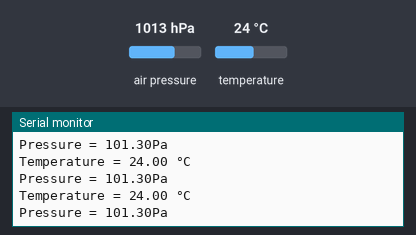
Bench run of a sketch on a simulated Arduino Nano 33 BLE. Parts: the last lines printed to the serial monitor. The test bench sets the inputs (shaded band); at power-on: air pressure 1013 hPa, temperature 24 °C.

Above: at 1.2 s.
1.3 s: air pressure set to 952 hPa
At 2.2 s:
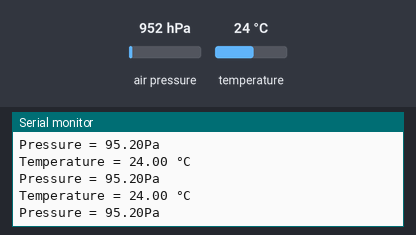
2.8 s: temperature set to 12 °C
At 3.6 s:
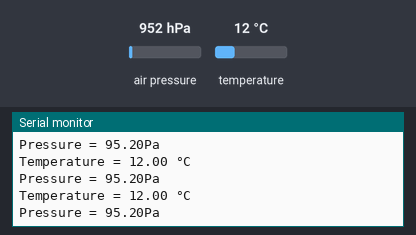
4.3 s: air pressure set to 975 hPa
At 5.0 s:
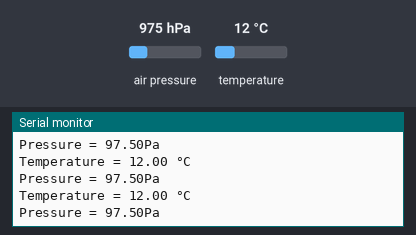
Timing chart, 0 to 6.9 s (numbered marks = the images above; inputs shaded):
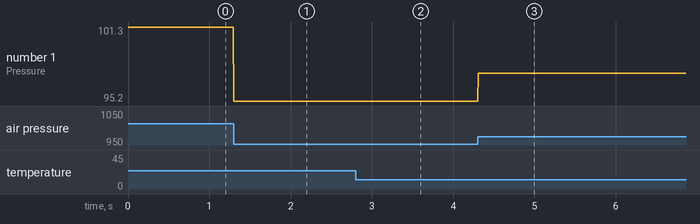

Measured:
- after the input at 1.3 s, the serial monitor: prints a new line at once (image 1)
- after the input at 2.8 s, the serial monitor: prints a new line at once (image 2)
- after the input at 4.3 s, the serial monitor: prints a new line at once (image 3)
- plotted number 1: 101.3 → 95.2 after the input at 1.3 s, 95.2 → 97.5 after the input at 4.3 s

The sketch:

sensorB_baro.ino
```cpp
#include <Arduino_LPS22HB.h>

float temperature;
float pressure;

void setup() {
  Serial.begin(9600);
  while (!Serial);
  Serial.println("Started");

  if (!BARO.begin()) {
    Serial.println("The barometer could not be initialized");
    while (1);
  }
}

void loop() {
  temperature = BARO.readTemperature();
  pressure = BARO.readPressure();
  Serial.print("Temperature = ");
  Serial.print(temperature);
  Serial.println(" °C");
  Serial.print("Pressure = ");
  Serial.print(pressure);
  Serial.println("Pa");

}
```
